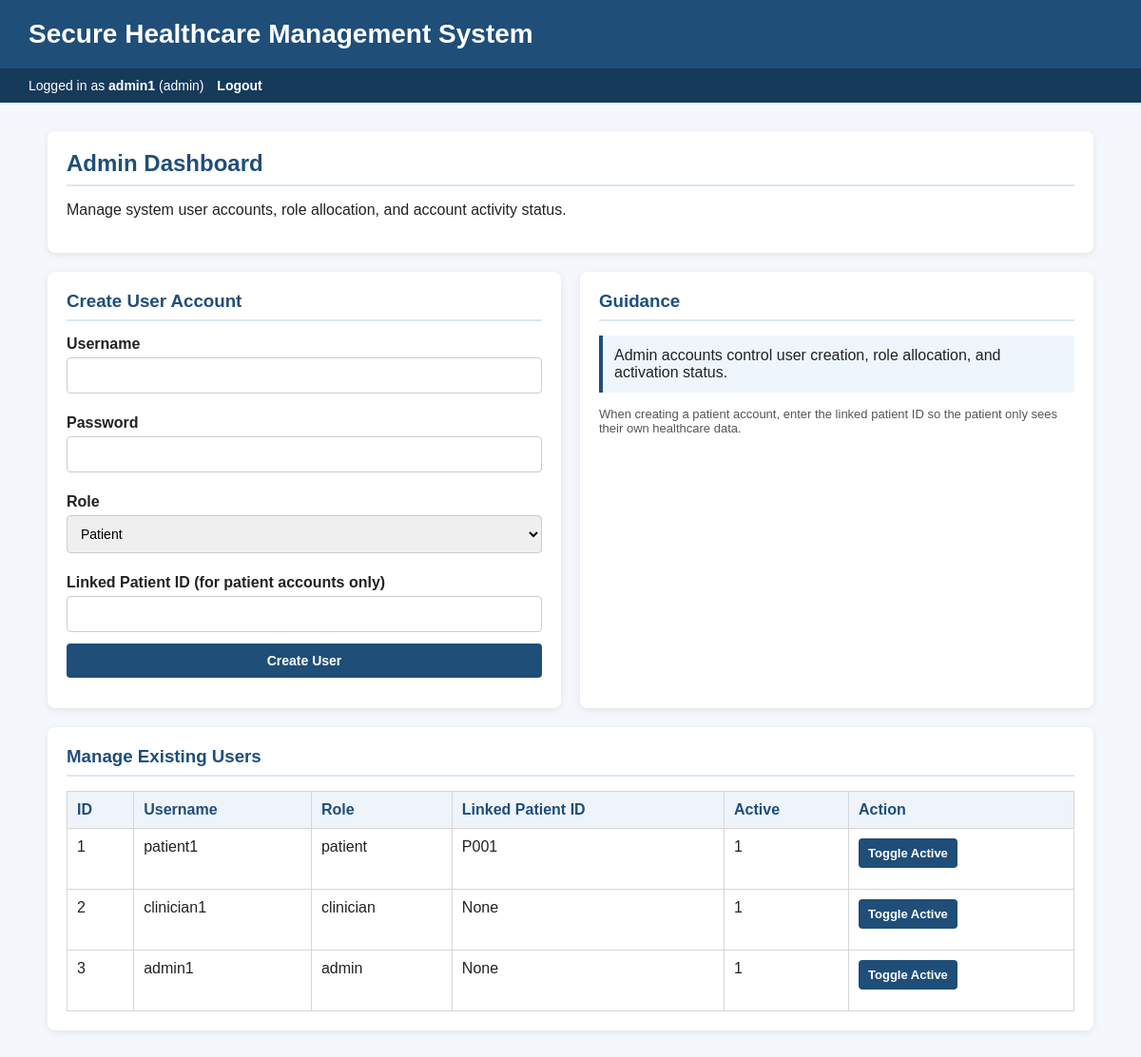
The app's page /admin/dashboard (signed in) with its own data.
### tables this page shows
CREATE TABLE users (
            id INTEGER PRIMARY KEY AUTOINCREMENT,
            username TEXT UNIQUE NOT NULL,
            password_hash TEXT NOT NULL,
            role TEXT NOT NULL,
            active INTEGER NOT NULL DEFAULT 1,
            linked_patient_id TEXT
        );

### routes/admin_routes.py (the view, shortened to what this page needs)
@admin_bp.route("/dashboard", methods=["GET", "POST"])
@login_required
@role_required("admin")
def dashboard():
    db_path = current_app.config["AUTH_DB_PATH"]
    users = get_all_users(db_path)
    return render_template("admin_dashboard.html", users=users)

### auth_helpers.py (called while the page is built)
def login_required(view_func):
    @wraps(view_func)
    def wrapped_view(*args, **kwargs):
        if "user_id" not in session:
            flash("Please log in first.")
            return redirect(url_for("auth.login"))
        return view_func(*args, **kwargs)
    return wrapped_view

def role_required(required_role):
    def decorator(view_func):
        @wraps(view_func)
        def wrapped_view(*args, **kwargs):
            if "role" not in session:
                flash("Access denied.")
                return redirect(url_for("auth.login"))
            if session.get("role") != required_role:
                flash("You are not authorised to access this page.")
                return redirect(url_for("auth.login"))
            return view_func(*args, **kwargs)
        return wrapped_view
    return decorator

### db/sqlite_auth.py (called while the page is built)
def get_connection(db_path):
    conn = sqlite3.connect(db_path)
    conn.row_factory = sqlite3.Row
    return conn

def get_all_users(db_path):
    conn = get_connection(db_path)
    cursor = conn.cursor()
    cursor.execute("SELECT * FROM users ORDER BY id ASC")
    users = cursor.fetchall()
    conn.close()
    return users

### templates/admin_dashboard.html (shortened to what this page needs)
{% extends "base.html" %}
{% block content %}
<div class="card">
    <h2 class="section-title">Admin Dashboard</h2>
    <p>Manage system user accounts, role allocation, and account activity status.</p>
</div>
<div class="grid-two">
    <div class="card">
        <h3 class="section-title">Create User Account</h3>
        <form method="POST">
            <label>Username</label>
            <input type="text" name="username" required>
            <label>Password</label>
            <input type="password" name="password" required>
            <label>Role</label>
            <select name="role" required>
                <option value="patient">Patient</option>
            </select>
            <label>Linked Patient ID (for patient accounts only)</label>
            <input type="text" name="linked_patient_id">
            <button type="submit">Create User</button>
        </form>
    </div>
    <div class="card">
        <h3 class="section-title">Guidance</h3>
        <div class="info-box">
            Admin accounts control user creation, role allocation, and activation status.
        </div>
        <p class="small-text">
            When creating a patient account, enter the linked patient ID so the patient only sees their own healthcare data.
        </p>
    </div>
</div>
<div class="card">
    <h3 class="section-title">Manage Existing Users</h3>
    <table>
        <tr>
            <th>ID</th>
            <th>Username</th>
            <th>Role</th>
            <th>Linked Patient ID</th>
            <th>Active</th>
            <th>Action</th>
        </tr>
        {% for user in users %}
        <tr>
            <td>{{ user.id }}</td>
            <td>{{ user.username }}</td>
            <td>{{ user.role }}</td>
            <td>{{ user.linked_patient_id }}</td>
            <td>{{ user.active }}</td>
            <td>
                <form method="POST" action="{{ url_for('admin.toggle_user', user_id=user.id) }}" class="inline-form">
                    <button type="submit" class="btn-small">Toggle Active</button>
                </form>
            </td>
        </tr>
        {% endfor %}
    </table>
</div>
{% endblock %}

### templates/base.html (shortened to what this page needs)
<!DOCTYPE html>
<html lang="en">
<head>
</head>
<body>
    <div class="header">
        <h1>Secure Healthcare Management System</h1>
    </div>
    <div class="topbar">
        {% if session.get('username') %}
            Logged in as <strong>{{ session.get('username') }}</strong> ({{ session.get('role') }})
            <a href="{{ url_for('auth.logout') }}">Logout</a>
        {% endif %}
    </div>
    <div class="wrapper">
        {% block content %}{% endblock %}
    </div>
</body>
</html>

### templates/base.html (style rules this page uses)
body { font-family: Arial, sans-serif; margin: 0; background-color: #f4f7fb; color: #222; }
.header { background-color: #1f4e79; color: white; padding: 20px 30px; }
.header h1 { margin: 0; font-size: 28px; }
.topbar { background-color: #163a5a; color: white; padding: 10px 30px; font-size: 14px; }
.topbar a { color: #ffffff; text-decoration: none; font-weight: bold; margin-left: 10px; }
.wrapper { max-width: 1100px; margin: 30px auto; padding: 0 20px; }
.card { background: white; border-radius: 8px; padding: 20px; margin-bottom: 20px; box-shadow: 0 2px 8px rgba(0, 0, 0, 0.08); }
h2, h3 { color: #1f4e79; margin-top: 0; }
label { display: block; margin-top: 10px; margin-bottom: 5px; font-weight: bold; }
input, textarea, select, button { width: 100%; padding: 10px; margin-bottom: 12px; box-sizing: border-box; border: 1px solid #cccccc; border-radius: 4px; font-size: 14px; }
button { background-color: #1f4e79; color: white; border: none; cursor: pointer; font-weight: bold; }
.grid-two { display: grid; grid-template-columns: 1fr 1fr; gap: 20px; }
table { width: 100%; border-collapse: collapse; margin-top: 10px; }
table th, table td { border: 1px solid #d6d6d6; padding: 10px; text-align: left; vertical-align: top; }
table th { background-color: #eef4fa; color: #1f4e79; }
.section-title { border-bottom: 2px solid #dbe7f3; padding-bottom: 8px; margin-bottom: 15px; }
.small-text { font-size: 13px; color: #555; }
.info-box { background-color: #eef5fc; border-left: 4px solid #1f4e79; padding: 12px; margin-bottom: 15px; }
.inline-form { margin: 0; }
.btn-small { padding: 8px 10px; font-size: 13px; width: auto; }

### records on screen
users: get "admin1", get "admin", id "3", username "admin1", role "admin", linked_patient_id "None", active "1"
users: id "1", username "patient1", role "patient", linked_patient_id "P001", active "1"
users: id "2", username "clinician1", role "clinician", linked_patient_id "None", active "1"
